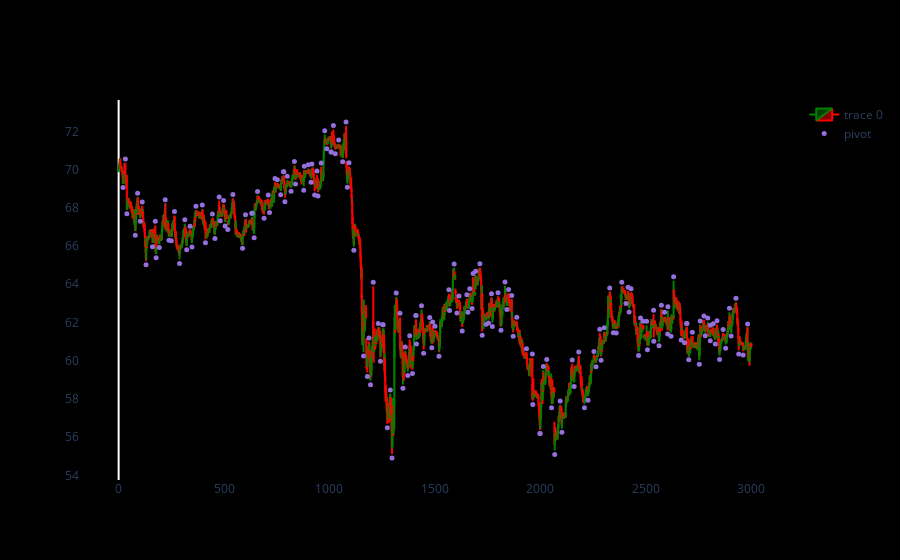

The notebook cell saved with this chart:
### Code cell
import plotly.graph_objects as go
from plotly.subplots import make_subplots
from datetime import datetime

fig = go.Figure(data=[go.Candlestick(x=df.index,
                open=df['open'],
                high=df['high'],
                low=df['low'],
                close=df['close'],
                increasing_line_color= 'green', 
                decreasing_line_color= 'red')])

fig.add_scatter(x=df.index, y=df['pointpos'], mode="markers",
                marker=dict(size=5, color="MediumPurple"),
                name="pivot")
fig.update_layout(xaxis_rangeslider_visible=False)
fig.update_xaxes(showgrid=False)
fig.update_yaxes(showgrid=False)
fig.update_layout(paper_bgcolor='black', plot_bgcolor='black')

fig.show()

### Figure 1 — Plotly figure (JSON) as saved in the notebook; plotly's stock layout.template omitted (floating-point values rounded to 4 significant figures; data arrays with more than 128 entries replaced by an {"elided": "..."} marker saying what was removed)
{"data": [{"close": {"elided": "3003 float values"}, "decreasing": {"line": {"color": "red"}}, "high": {"elided": "3003 float values"}, "increasing": {"line": {"color": "green"}}, "low": {"elided": "3003 float values"}, "open": {"elided": "3003 float values"}, "type": "candlestick", "x": {"elided": "3003 int values"}}, {"marker": {"color": "MediumPurple", "size": 5}, "mode": "markers", "name": "pivot", "type": "scatter", "x": {"elided": "3003 int values"}, "y": {"elided": "3003 float values"}}], "layout": {"paper_bgcolor": "black", "plot_bgcolor": "black", "xaxis": {"rangeslider": {"visible": false}, "showgrid": false}, "yaxis": {"showgrid": false}}}
